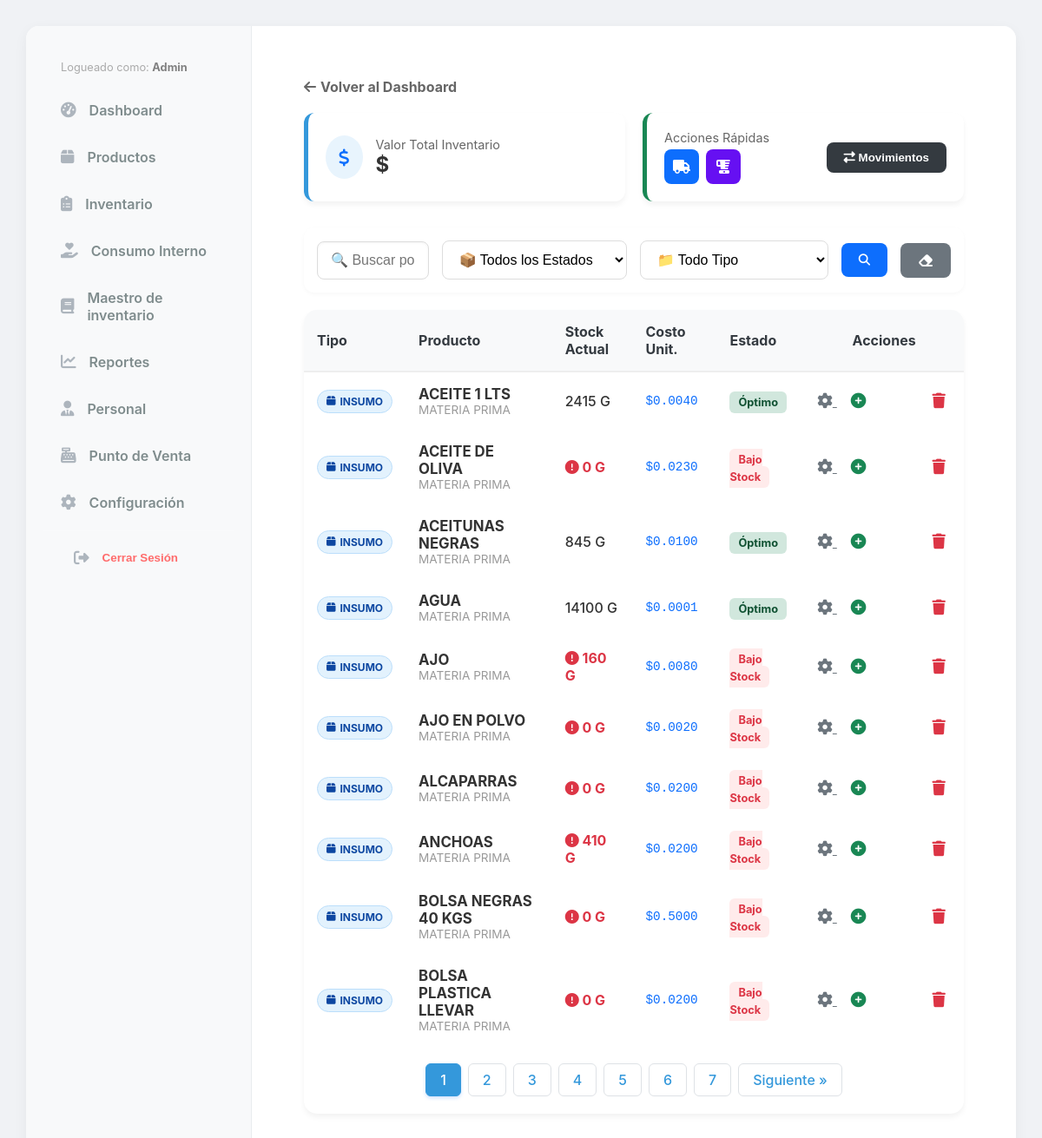
Screenshot of /inventory/ (signed in) with the database file from the repository.
### inventory/models.py (models this page shows, shortened)
class Insumo(models.Model):
    nombre = models.CharField(max_length=200)
    categoria = models.ForeignKey(CategoriaInsumo, on_delete=models.SET_NULL, null=True)
    unidad = models.ForeignKey(UnidadMedida, on_delete=models.PROTECT, verbose_name="Unidad Base")
    precio_venta_extra = models.DecimalField(max_digits=10, decimal_places=2, default=0.00, verbose_name="Precio de Venta Extra ($)")
    cantidad_porcion_extra = models.DecimalField(max_digits=10, decimal_places=4, default=0.00, help_text="Cantidad a descontar por cada extra vendido (Ej: 0.050 para 50g)")
    peso_standar = models.DecimalField(
        max_digits=12,
        decimal_places=3,
        default=1,
        verbose_name="Peso por Unidad de Compra (Gr/Ml)"
    )
    precio_mercado = models.DecimalField(max_digits=12, decimal_places=2, default=0, verbose_name="Costo de la Unidad ($)")
    merma_porcentaje = models.DecimalField(max_digits=5, decimal_places=2, default=0, verbose_name="% Merma")
    rendimiento = models.DecimalField(
        max_digits=12,
        decimal_places=3,
        default=1,
        verbose_name="Rendimiento (Cantidad Final Producida)"
    )
    costo_unitario = models.DecimalField(max_digits=12, decimal_places=6, default=0, verbose_name="Costo Real x Gramo")
    stock_actual = models.DecimalField(max_digits=12, decimal_places=3, default=0)
    stock_minimo = models.DecimalField(max_digits=12, decimal_places=3, default=500)
    es_insumo_compuesto = models.BooleanField(default=False)
    es_extra = models.BooleanField(
        default=False,
        verbose_name="¿Se vende como Extra?",
        help_text="Marca esta casilla si este ingrediente puede ser agregado como extra en un producto."
    )

class CategoriaInsumo(models.Model):
    nombre = models.CharField(max_length=100)

class UnidadMedida(models.Model):
    nombre = models.CharField(max_length=50)
    codigo = models.CharField(max_length=10)
    factor = models.DecimalField(max_digits=10, decimal_places=4, default=1, help_text="1 para Gramos/ML. 1000 para KG/L.")

### inventory/views.py (the view)
# urls.py: path('', views.inventory_index, name='inventory_index'),
def inventory_index(request):
    insumos_list = Insumo.objects.all().order_by('nombre')
    categorias = CategoriaInsumo.objects.all()
    alertas_stock = Insumo.objects.filter(stock_actual__lte=models.F('stock_minimo')).count()
    valor_inventario = 0
    for i in Insumo.objects.all():
        valor_inventario += (i.stock_actual * i.costo_unitario)
    query = request.GET.get('q', '')
    estado = request.GET.get('estado', 'todos')
    tipo = request.GET.get('tipo', 'todos')
    if query:
        insumos_list = insumos_list.filter(nombre__icontains=query)
    if estado == 'bajo':
        insumos_list = insumos_list.filter(stock_actual__lte=models.F('stock_minimo'))
    elif estado == 'ok':
        insumos_list = insumos_list.filter(stock_actual__gt=models.F('stock_minimo'))
    elif estado == 'cero':
        insumos_list = insumos_list.filter(stock_actual__lte=0)
    if tipo == 'insumo':
        insumos_list = insumos_list.filter(es_insumo_compuesto=False)
    elif tipo == 'receta':
        insumos_list = insumos_list.filter(es_insumo_compuesto=True)
    paginator = Paginator(insumos_list, 10)
    page_number = request.GET.get('page')
    insumos = paginator.get_page(page_number)
    context = {
        'insumos': insumos,
        'categorias': categorias,
        'alertas_stock': alertas_stock,
        'valor_inventario': valor_inventario,
        'q': query,
        'estado': estado,
        'tipo': tipo,
    }
    return render(request, 'inventory/inventory_list.html', context)

### inventory/templates/inventory/inventory_list.html (shortened to what this page needs)
{% extends 'base.html' %}
{% load static %}
{% block content %}
<div style="padding: 20px; max-width: 1200px; margin: 0 auto;">
    <div style="margin-bottom: 20px;">
         <a href="{% url 'panel_control' %}" style="text-decoration: none; color: #666; font-weight: bold; display: inline-flex; align-items: center; gap: 5px;">
            <i class="fas fa-arrow-left"></i> Volver al Dashboard
        </a>
    </div>
    <div style="display: grid; grid-template-columns: repeat(auto-fit, minmax(250px, 1fr)); gap: 20px; margin-bottom: 30px;">
        <div class="kpi-card">
            <div style="background: #e8f4fd; padding: 15px; border-radius: 50%; color: #0d6efd;">
                <i class="fas fa-dollar-sign fa-lg"></i>
            </div>
            <div>
                <div style="color: #666; font-size: 0.9em;">Valor Total Inventario</div>
                <div style="font-size: 1.5em; font-weight: bold; color: #333;">${{ valor_total|floatformat:2 }}</div>
            </div>
        </div>
        <div class="kpi-card" style="border-left-color: #198754; justify-content: space-between;">
            <div>
                <div style="color: #666; font-size: 0.9em; margin-bottom: 5px;">Acciones Rápidas</div>
                <div style="display: flex; gap: 8px;">
                    <a href="{% url 'maestro_create' %}" title="Nuevo Producto (Compra)" style="background: #0d6efd; color: white; width: 40px; height: 40px; display: flex; align-items: center; justify-content: center; border-radius: 8px; text-decoration: none;">
                        <i class="fas fa-truck"></i>
                    </a>
                    <a href="{% url 'receta_create' %}" title="Nueva Receta (Cocina)" style="background: #6610f2; color: white; width: 40px; height: 40px; display: flex; align-items: center; justify-content: center; border-radius: 8px; text-decoration: none;">
                        <i class="fas fa-blender"></i>
                    </a>
                </div>
            </div>
            <button onclick="abrirModalMovimiento()" style="background: #343a40; color: white; border: none; padding: 10px 20px; border-radius: 8px; cursor: pointer; font-weight: bold;">
                <i class="fas fa-exchange-alt"></i> Movimientos
            </button>
        </div>
    </div>
    <form method="GET" class="filter-container">
        <input type="text" name="q" value="{{ q }}" placeholder="🔍 Buscar por nombre..." class="search-input">
        <select name="estado" class="filter-select">
            <option value="todos" {% if estado == 'todos' %}selected{% endif %}>📦 Todos los Estados</option>
        </select>
        <select name="tipo" class="filter-select">
            <option value="todos" {% if tipo == 'todos' %}selected{% endif %}>📁 Todo Tipo</option>
        </select>
        <button type="submit" style="background: #0d6efd; color: white; border: none; padding: 12px 20px; border-radius: 8px; cursor: pointer; font-weight: bold;" title="Buscar">
            <i class="fas fa-search"></i>
        </button>
        <a href="{% url 'inventory_index' %}" style="background: #6c757d; color: white; border: none; padding: 12px 20px; border-radius: 8px; cursor: pointer; font-weight: bold; text-decoration: none; display: inline-flex; align-items: center;" title="Limpiar Filtros">
            <i class="fas fa-eraser"></i>
        </a>
    </form>
    <div class="card-style" style="overflow-x: auto; box-shadow: 0 4px 6px rgba(0,0,0,0.05); padding: 0;">
        <table style="width: 100%; border-collapse: separate; border-spacing: 0;" id="tablaInventario">
            <thead>
                <tr style="background: #f8f9fa; text-align: left;">
                    <th style="padding: 15px; border-bottom: 2px solid #eee;">Tipo</th>
                    <th style="padding: 15px; border-bottom: 2px solid #eee;">Producto</th>
                    <th style="padding: 15px; border-bottom: 2px solid #eee;">Stock Actual</th>
                    <th style="padding: 15px; border-bottom: 2px solid #eee;">Costo Unit.</th>
                    <th style="padding: 15px; border-bottom: 2px solid #eee;">Estado</th>
                    <th style="padding: 15px; border-bottom: 2px solid #eee; text-align: center;">Acciones</th>
                </tr>
            </thead>
            <tbody>
                {% for insumo in insumos %}
                <tr style="border-bottom: 1px solid #f1f1f1;"
                    class="fila-producto"
                    data-nombre="{{ insumo.nombre|lower }}"
                    data-tipo="{% if insumo.es_insumo_compuesto %}receta{% else %}insumo{% endif %}"
                    data-estado="{% if insumo.stock_actual <= 0 %}cero{% elif insumo.stock_actual <= insumo.stock_minimo %}bajo{% else %}ok{% endif %}">
                    <td style="padding: 15px;">
                        {% if insumo.es_insumo_compuesto %}
                            <span class="badge-tipo badge-receta"><i class="fas fa-utensils"></i> Receta</span>
                        {% else %}
                            <span class="badge-tipo badge-compra"><i class="fas fa-box"></i> Insumo</span>
                        {% endif %}
                    </td>
                    <td style="padding: 15px;">
                        <div style="font-weight: bold; color: #333; font-size: 1.05em;">{{ insumo.nombre }}</div>
                        <div style="font-size: 0.85em; color: #999;">{{ insumo.categoria.nombre|default:"Sin categoría" }}</div>
                    </td>
                    <td style="padding: 15px;">
                        {% if insumo.stock_actual <= insumo.stock_minimo %}
                            <div style="color: #dc3545; font-weight: bold;">
                                <i class="fas fa-exclamation-circle"></i> {{ insumo.stock_actual|floatformat:0 }} {{ insumo.unidad.codigo }}
                            </div>
                        {% else %}
                            <div style="color: #333; font-weight: 500;">
                                {{ insumo.stock_actual|floatformat:0 }} {{ insumo.unidad.codigo }}
                            </div>
                        {% endif %}
                    </td>
                    <td style="padding: 15px;">
                        <div style="font-family: monospace; font-size: 1.1em; color: #0d6efd;">
                            ${{ insumo.costo_unitario|floatformat:4 }}
                        </div>
                    </td>
                    <td style="padding: 15px;">
                        {% if insumo.stock_actual <= insumo.stock_minimo %}
                            <span style="background: #ffebeb; color: #dc3545; padding: 5px 10px; border-radius: 6px; font-size: 0.8em; font-weight: bold;">Bajo Stock</span>
                        {% else %}
                            <span style="background: #d1e7dd; color: #0f5132; padding: 5px 10px; border-radius: 6px; font-size: 0.8em; font-weight: bold;">Óptimo</span>
                        {% endif %}
                    </td>
                    <td style="padding: 15px; text-align: center; white-space: nowrap;">
                        <a href="{% url 'maestro_edit' insumo.id %}" title="Editar Configuración" style="color: #6c757d; margin-right: 10px; font-size: 1.1em;">
                            <i class="fas fa-cog"></i>
                        </a>
                        <button onclick="abrirModalMovimiento('{{ insumo.id }}')" title="Registrar Entrada/Salida" style="background: none; border: none; color: #198754; cursor: pointer; font-size: 1.1em; margin-right: 10px;">
                            <i class="fas fa-plus-circle"></i>
                        </button>
                        <form action="{% url 'insumo_delete' insumo.id %}" method="POST" style="display:inline-block;" onsubmit="return confirm('¿Eliminar {{ insumo.nombre }}?');">
                            <button type="submit" style="background: none; border: none; color: #dc3545; cursor: pointer; font-size: 1.1em;" title="Eliminar">
                                <i class="fas fa-trash"></i>
                            </button>
                        </form>
                    </td>
                </tr>
                {% empty %}
                <tr id="fila-vacia-db"><td colspan="6" style="text-align:center; padding: 40px;">Tu inventario está vacío.</td></tr>
                {% endfor %}
            </tbody>
        </table>
        {% if insumos.has_other_pages %}
        <div class="card-footer bg-white border-top">
            <nav>
                <ul class="custom-pagination">
                    {% for i in insumos.paginator.page_range %}
                        {% if insumos.number == i %}
                        <li class="active"><span>{{ i }}</span></li>
                        {% else %}
                        <li><a href="?page={{ i }}">{{ i }}</a></li>
                        {% endif %}
                    {% endfor %}
                    {% if insumos.has_next %}
                    <li><a href="?page={{ insumos.next_page_number }}">Siguiente &raquo;</a></li>
                    {% endif %}
                </ul>
            </nav>
        </div>
        {% endif %}
    </div>
</div>
{% endblock %}

### templates/base.html (shortened to what this page needs)
{% load static %}
<!DOCTYPE html>
<html lang="es">
<head>
    <link rel="stylesheet" href="{% static 'css/style.css' %}">
    <link rel="stylesheet" href="https://cdnjs.cloudflare.com/ajax/libs/font-awesome/6.4.0/css/all.min.css">
</head>
<body class="light-theme">
    <div class="dashboard-layout">
        <div class="main-app-container card-style">
            <aside class="sidebar">
                <nav class="sidebar-nav">
                    <div style="padding: 10px 20px; color: #aaa; font-size: 0.8em;">
                            Logueado como: <strong style="color: grey;">{{ user.username|title }}</strong>
                    </div>
                    <a href="{% url 'panel_control' %}" class="sidebar-link">
                       <i class="fas fa-tachometer-alt"></i> Dashboard
                    </a>
                    <a href="{% url 'product_list' %}" class="sidebar-link">
                       <i class="fas fa-box"></i> Productos
                    </a>
                    <a href="{% url 'inventory_index' %}" class="sidebar-link">
                       <i class="fas fa-clipboard-list"></i> Inventario
                    </a>
                    <a href="{% url 'salidas_especiales' %}" class="sidebar-link">
                        <i class="fas fa-hand-holding-heart"></i> Consumo Interno
                    </a>
                    <a href="{% url 'maestro_list' %}" class="sidebar-link">
                        <i class="fas fa-book"></i> Maestro de inventario
                    </a>
                    <a href="{% url 'reportes_index' %}" class="sidebar-link">
                        <i class="fas fa-chart-line"></i> Reportes
                    </a>
                    {% if request.user.is_superuser or request.user.is_staff %}
                        <a href="{% url 'staff_list' %}" class="sidebar-link">
                        <i class="fas fa-user-tie"></i> Personal
                        </a>
                    {% endif %}
                    <a href="{% url 'index' %}" class="sidebar-link">
                       <i class="fas fa-cash-register"></i> Punto de Venta
                    </a>
                    <a href="{% url 'configuracion_menu' %}" class="sidebar-link">
                        <i class="fas fa-cog"></i> Configuración
                    </a>
                    <div style="margin-top: auto; border-top: 1px solid rgba(255,255,255,0.1); padding-top: 10px;">
                        <form action="{% url 'logout' %}" method="post" style="padding: 0 15px;">
                            <button type="submit" class="sidebar-link" style="background: none; border: none; width: 100%; text-align: left; color: #ff6b6b; cursor: pointer;">
                                <i class="fas fa-sign-out-alt"></i> Cerrar Sesión
                            </button>
                        </form>
                    </div>
                </nav>
            </aside>
            <main class="main-content-area">
                {% block content %}
                {% endblock %}
            </main>
        </div>
    </div>
</body>
</html>

### rows the page displays
Insumo: es_insumo_compuesto False (drawn), nombre "ACEITE 1 LTS", categoria.nombre "MATERIA PRIMA", stock_actual "2415", unidad.codigo "G", costo_unitario "0.0040", stock_minimo "Óptimo"
Insumo: es_insumo_compuesto False (drawn), nombre "ACEITE DE OLIVA", categoria.nombre "MATERIA PRIMA", stock_actual "0", unidad.codigo "G", costo_unitario "0.0230", stock_minimo "Bajo Stock"
Insumo: es_insumo_compuesto False (drawn), nombre "ACEITUNAS NEGRAS", categoria.nombre "MATERIA PRIMA", stock_actual "845", unidad.codigo "G", costo_unitario "0.0100", stock_minimo "Óptimo"
Insumo: es_insumo_compuesto False (drawn), nombre "AGUA", categoria.nombre "MATERIA PRIMA", stock_actual "14100", unidad.codigo "G", costo_unitario "0.0001", stock_minimo "Óptimo"
Insumo: es_insumo_compuesto False (drawn), nombre "AJO", categoria.nombre "MATERIA PRIMA", stock_actual "160", unidad.codigo "G", costo_unitario "0.0080", stock_minimo "Bajo Stock"
Insumo: es_insumo_compuesto False (drawn), nombre "AJO EN POLVO", categoria.nombre "MATERIA PRIMA", stock_actual "0", unidad.codigo "G", costo_unitario "0.0020", stock_minimo "Bajo Stock"
Insumo: es_insumo_compuesto False (drawn), nombre "ALCAPARRAS", categoria.nombre "MATERIA PRIMA", stock_actual "0", unidad.codigo "G", costo_unitario "0.0200", stock_minimo "Bajo Stock"
Insumo: es_insumo_compuesto False (drawn), nombre "ANCHOAS", categoria.nombre "MATERIA PRIMA", stock_actual "410", unidad.codigo "G", costo_unitario "0.0200", stock_minimo "Bajo Stock"
Insumo: es_insumo_compuesto False (drawn), nombre "BOLSA NEGRAS 40 KGS", categoria.nombre "MATERIA PRIMA", stock_actual "0", unidad.codigo "G", costo_unitario "0.5000", stock_minimo "Bajo Stock"
Insumo: es_insumo_compuesto False (drawn), nombre "BOLSA PLASTICA LLEVAR", categoria.nombre "MATERIA PRIMA", stock_actual "0", unidad.codigo "G", costo_unitario "0.0200", stock_minimo "Bajo Stock"

### other values shown
{{ user.username|title }} "Admin"
{{ i }} "1"
{{ i }} "2" "3" "4" "5" "6" "7"
